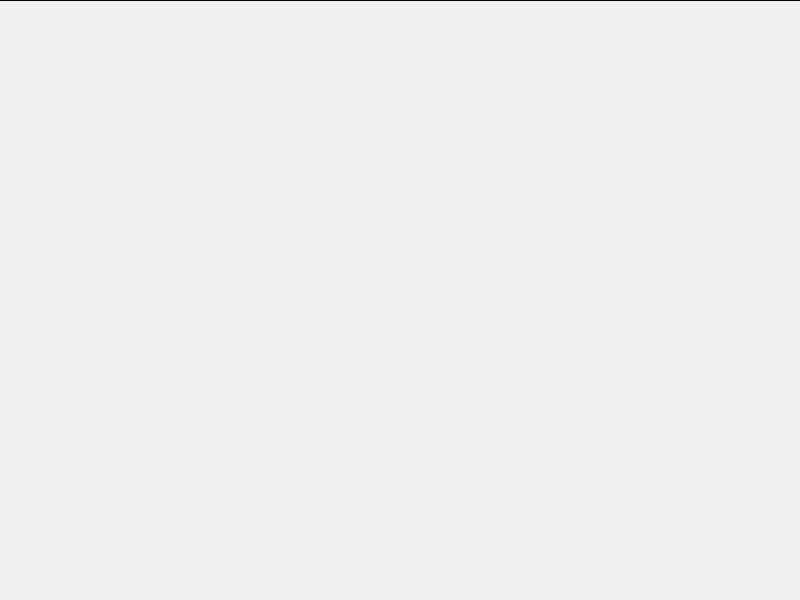
Frame 1 (no input)
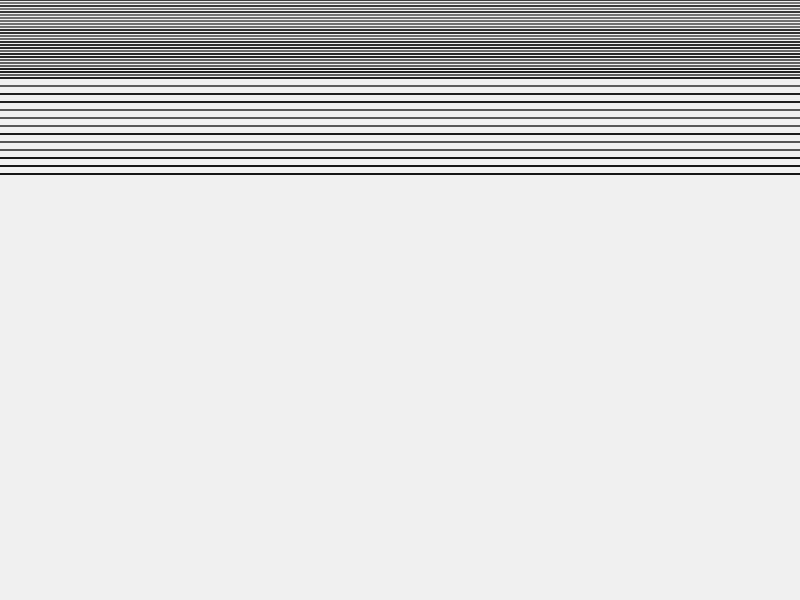
Frame 60 (no input)
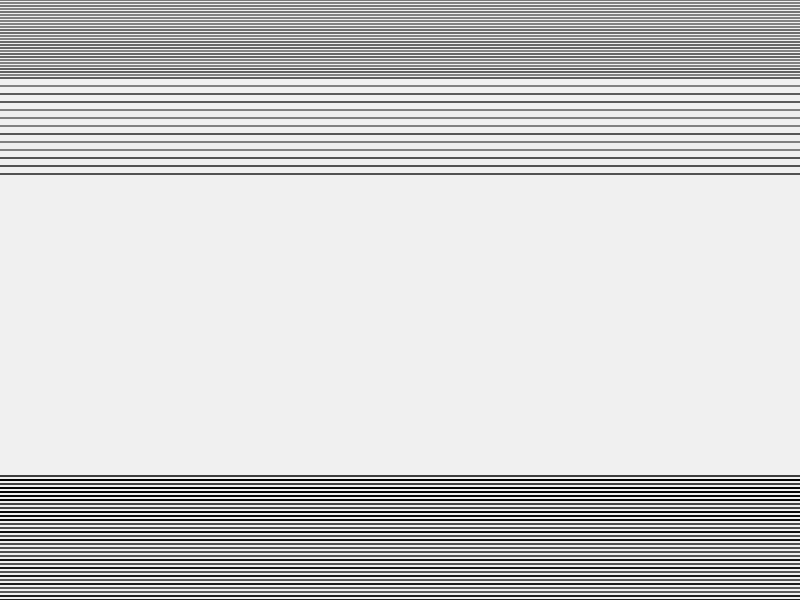
Frame 120 (the mouse pressed at the canvas centre since frame 60)

The p5.js sketch that drew these frames (run headless with seeded random() and noise() and a simulated clock; from frame 60 on, the mouse is pressed at the canvas centre):

// p5.js sketch
// ── sketch.js
  /* coordinate cerchi */
  let x = 250;
  let y = 250;
  let k = 662;
  let l = 662;

  /* apertura cerchi */
  let inizio = 180;
  let inizio2=170;
  let fine = 0;

  /* incrementi */
  let down = 0;
  let up = 800;

  /* variabili linee ondulate */
  let q = 0;
  let w = 0;
  var iterator = 0;

  /* scala cerchio finale */
  let s = 0;

function setup() {
  createCanvas(displayWidth, displayHeight);
  background(240, 240, 240); 
  frameRate(60); 
  angleMode(DEGREES);
}

function draw() {
    ellipseMode(CENTER);
    const randomValue= random(0.5, 0.9);
    strokeWeight (randomValue*2.5);
    stroke ("black");
    noFill();
    
    /* linee verso il basso */
    push();
    if (down<=180) {
      translate (0,down);
      line (0, 0, width, 0);
      down = down + 3;
      if (down >=80){
      down=down+5;
      } 
    }
    pop()

    /*linee verso l'alto */
    push()
    if (down == 182) {
      if (up > 182) {
      translate(0,up);
      line (0, 0, width, 0);
      up = up - 4;
      }
    }
    pop()

    push ()
    /* quadrato rotante */
    if (frameCount >= 216) {
      const angle= 1 * frameCount;
      let rotation = sin(angle)*35;
      translate(q, w);
      fill (240, 240, 240);
      rotate(rotation);
      rect(-130,55,130,130); 
      q = q+6;
      w = w +0.55;
    }
    pop ()

    push()
    /* linee ondulate */ 
    if (q > width+400) {
      if (frameCount <= 600) {
      stroke (0, 0, 0,10);
      strokeWeight (randomValue*3);
      for(n = 336; n<height; n+=height/150) {
        beginShape();
        curveVertex(0,n);
        for (i = 0; i < width; i+=100) {
          var d = dist(i,n,width/2,n);
          curveVertex(i,n-noise(n+i*0.08)*(5));
        }
        curveVertex(width,n)
        curveVertex(width,n)
        endShape();
        }
      }
    }
    pop()

    /* archi 1 */
    let inc=10 ; 
    if (x < 700) {
      background (240, 240, 240, 0.7);
      strokeWeight (randomValue*2.5);
      if (frameCount > 620) {
        arc (600, 450, x, y, fine, inizio);
        x =x+inc - randomValue*6;
        y=y+inc - randomValue*6;
      }
    }

    /* archi 2 */
    if (x >= 700) {
      if (k <= 1400) {
      arc (600, 450, k, l, fine, inizio2);
      k =k+inc - randomValue*5;
      l=l+inc - randomValue*5;
        if (k >= 1200) {
        fine=20;
      }
    }
    /* cerchio finale */
    noStroke();
    fill(240, 240, 240);
    if (frameCount >= 820) {
      circle (1050, 300, s);
      s=s+10
    }
    if (frameCount >= 870){
      circle (1050, 300, s);
      s=s+50
    }
  }
}
